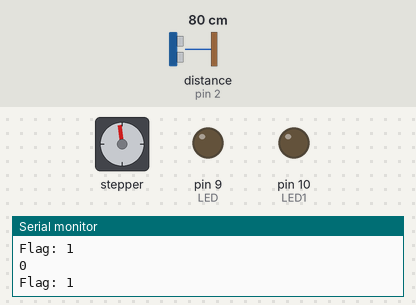
The sketch below on a simulated Arduino Uno, built with avr-gcc and run on an emulated ATmega328P. Parts: stepper motor, output pins drawn as LEDs (lit = HIGH), the last lines printed to the serial monitor. Wiring (inferred from the names in the program): ultrasonic range finder: trigger pin 3; echo pin 2; stepper motor driver (200 steps per turn assumed): step pin 5; direction pin 4; servo: signal pin 6. Inputs (shaded band) come from the test bench; at power-on: distance to the obstacle (sensor on pin 2) 80 cm. The echo pulse lasts 58.3 µs per cm; servo pulses on a pin are drawn as a servo (544–2400 µs = 0–180°); pins used as bus, display or sensor lines are not drawn.

Above: at 1.2 s.
1.3 s: distance to the obstacle (sensor on pin 2) set to 12 cm
At 1.65 s:
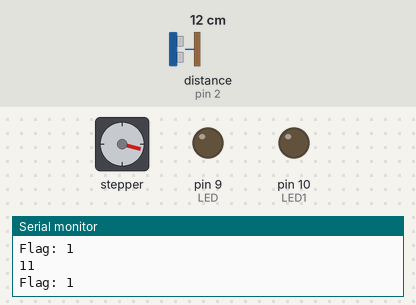
4.3 s: distance to the obstacle (sensor on pin 2) set to 9 cm
At 5.3 s:
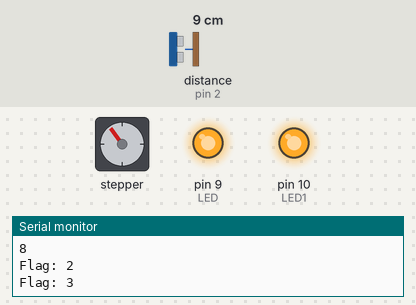
9.2 s: distance to the obstacle (sensor on pin 2) set to 60 cm
At 11.88 s:
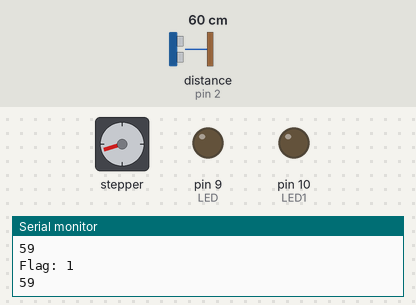
12.2 s: distance to the obstacle (sensor on pin 2) set to 17 cm
Timing chart, 0 to 19.2 s (numbered marks = the images above; inputs shaded):
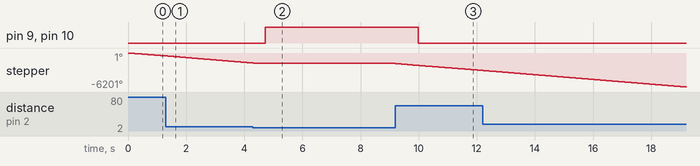

The sketch:

sr05.ino
```cpp
#define TRIG_PIN 3    // Pin to send trigger pulse
#define ECHO_PIN 2    // Pin to receive echo pulse
#define TIME_OUT 5000 // Time_out của pulseIn là 5000 microsecond
#define DIR 4
#define STEP 5
#define SERVO_ENABLE 6
#define CAPTURE_TRIGGER 7
#define LED 9
#define LED1 10

void setup() {
  Serial.begin(9600);
  pinMode(TRIG_PIN, OUTPUT);
  pinMode(ECHO_PIN, INPUT);
  //-------------------------
  pinMode(SERVO_ENABLE, OUTPUT); // Enable
  pinMode(STEP, OUTPUT); // Step
  pinMode(DIR, OUTPUT); // Dir
  digitalWrite(SERVO_ENABLE, LOW); // Set Enable low
  //-------------------------
  pinMode(CAPTURE_TRIGGER, OUTPUT);
  //-------------------------
  pinMode(LED, OUTPUT);
  pinMode(LED1, OUTPUT);
}

float getDistance()
{
  long duration, distanceCm;
  // Send a pulse with duration of 10uS from Trig PIN
  digitalWrite(TRIG_PIN, LOW);
  delayMicroseconds(2);
  digitalWrite(TRIG_PIN, HIGH);
  delayMicroseconds(10);
  digitalWrite(TRIG_PIN, LOW);
  // Response time to ECHO PIN
  duration = pulseIn(ECHO_PIN, HIGH, TIME_OUT);

  // Compute distance
  distanceCm = duration / 29.1 / 2;
  return distanceCm;
}
void stopDistance() {
  digitalWrite(TRIG_PIN, LOW);
}

void startServo() {
  digitalWrite(SERVO_ENABLE, LOW); // Set Enable low
}

void run1circle() {
  long x;
  digitalWrite(DIR, LOW); // Set Dir high
  // Full a circle step
  for (x = 0; x < 200 / 16; x++) {
    digitalWrite(STEP, HIGH);
    delay(1);         // DElay 1ms
    digitalWrite(STEP, LOW);
    delay(3);         // Delay 3ms
  }
}
void stopServo() {
  digitalWrite(SERVO_ENABLE, HIGH); // Set Enable low
}

void startCamera() {
  digitalWrite(CAPTURE_TRIGGER, HIGH); //set 5v
}

void stopCamera() {
  digitalWrite(CAPTURE_TRIGGER, LOW); //set 5v
}

void startLED() {
  digitalWrite(LED, HIGH); //set 5v
  digitalWrite(LED1, HIGH); //set 5v
}

void stopLED() {
  digitalWrite(LED, LOW); //set 5v
  digitalWrite(LED1, LOW); //set 5v
}

int flag = 0;
long distance = 100;
int count = 1000;

void loop() {
  Serial.print("Flag: ");
  Serial.println(flag);

  switch (flag) {
    case 0: {
        startServo();
        flag = 1;
        break;
      }
    case 1: {
      run1circle();
      distance = getDistance();
      Serial.println(distance);
      if (0 < distance && distance < 10) {
        flag = 2;
      }
      break;
    }
    case 2: {
        stopServo();
        stopDistance();
        distance = 100;
        flag = 3;
        delay(400);
        break;
      }
    case 3: {
        startLED();
        delay(2000);
        startCamera();
        delay(300);
        stopCamera();
        delay(2000);
        flag = 4;
        break;
      }
    case 4: {
        startServo();
        for (int k = 0; k < 20; k++) {
          run1circle();
        }
        getDistance();
        flag = 0;
        stopLED();
        break;
      }
  }

  //  if (flag == 0) {
  //    startServo();
  //    run1circle();
  //    distance = getDistance();
  //  }
  //  Serial.println(distance);
  //  //  Serial.print("Flag: ");
  //  //  Serial.println(flag);
  //
  //  if (distance < 10) {
  //    stopServo();
  //    stopDistance();
  //    distance = 100;
  //    flag = 1;
  //    delay(400);
  //  }
  //  //  Serial.print("Flag: ");
  //  //  Serial.println(flag);
  //  if (flag == 1) {
  //    startLED();
  //    delay(2000);
  //    startCamera();
  //    delay(300);
  //    stopCamera();
  //    delay(2000);
  //    startServo();
  //    for (int k = 0; k < 20; k++) {
  //      run1circle();
  //    }
  //    getDistance();
  //    flag = 0;
  //    stopLED();
  //  }
}
```

Measured:
- the behaviour switches between 11 and 10 cm on distance to the obstacle (sensor on pin 2) (found by bisection; images 1 and 2)
- after the input at 4.3 s, pin 9 (LED), pin 10 (LED1): LOW → HIGH after 0.42 s
- after the input at 9.2 s, pin 9 (LED), pin 10 (LED1): goes on until 10.0 s, then stays LOW
